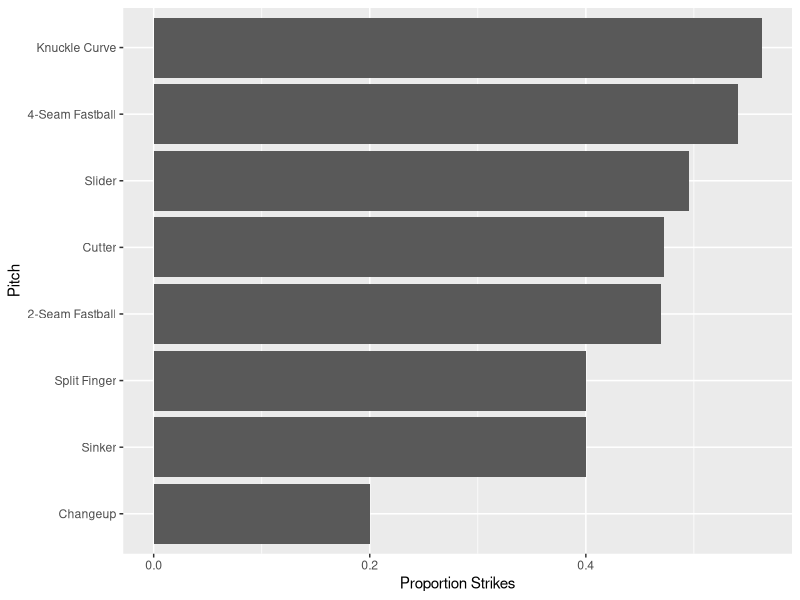
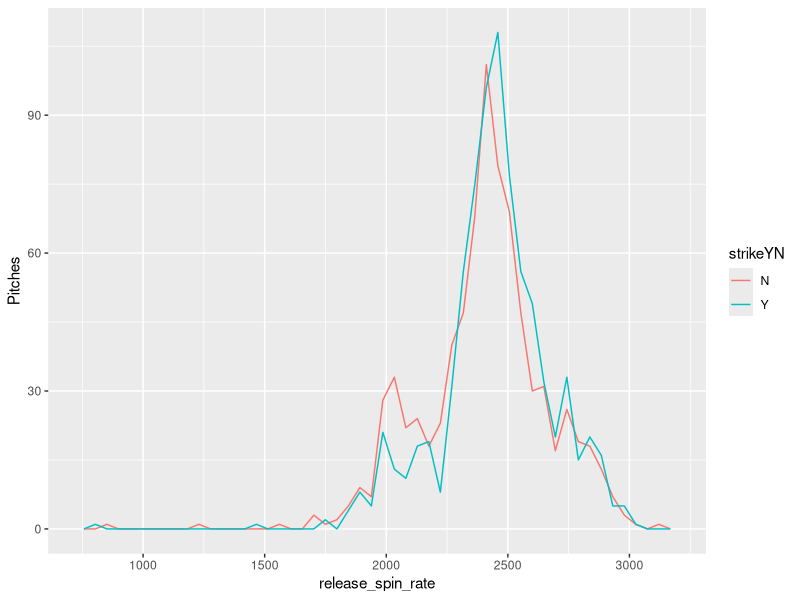
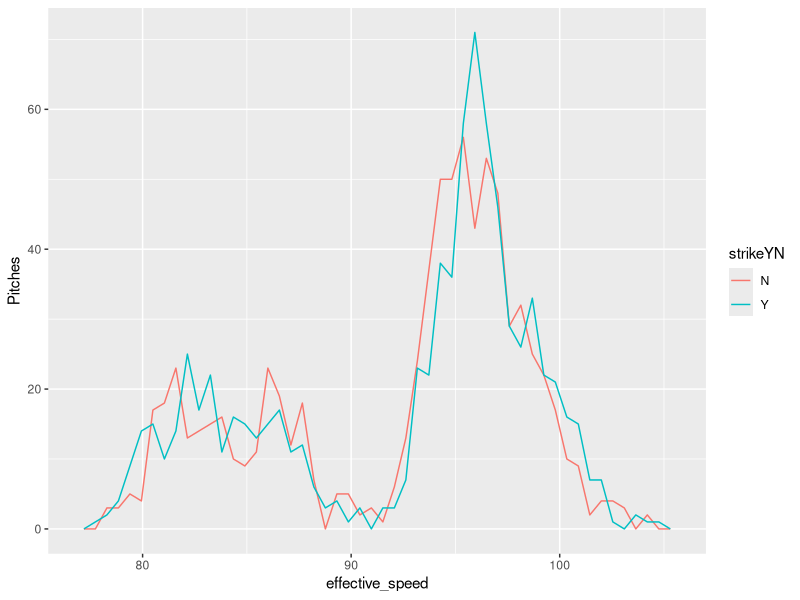
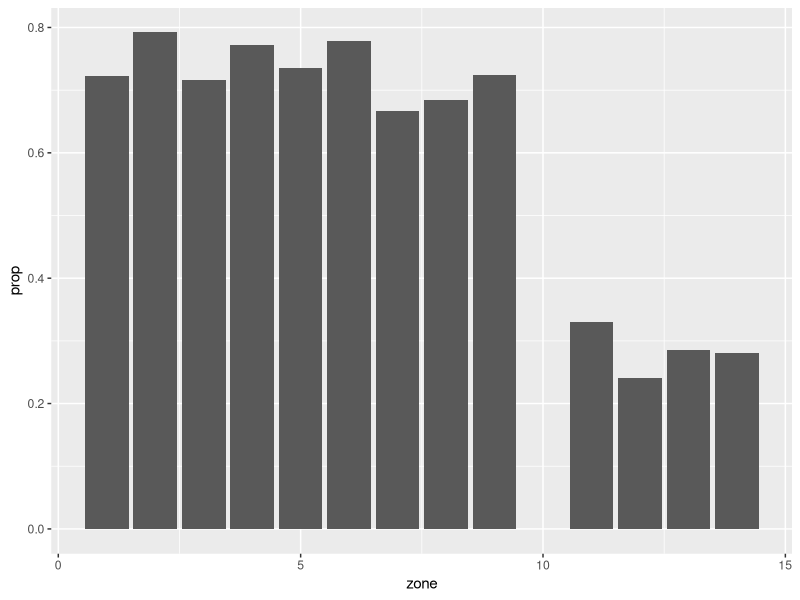
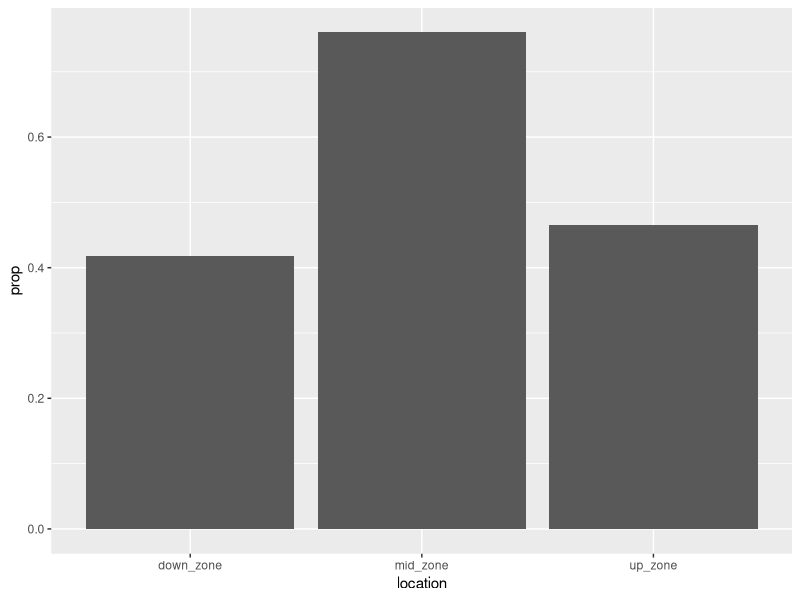
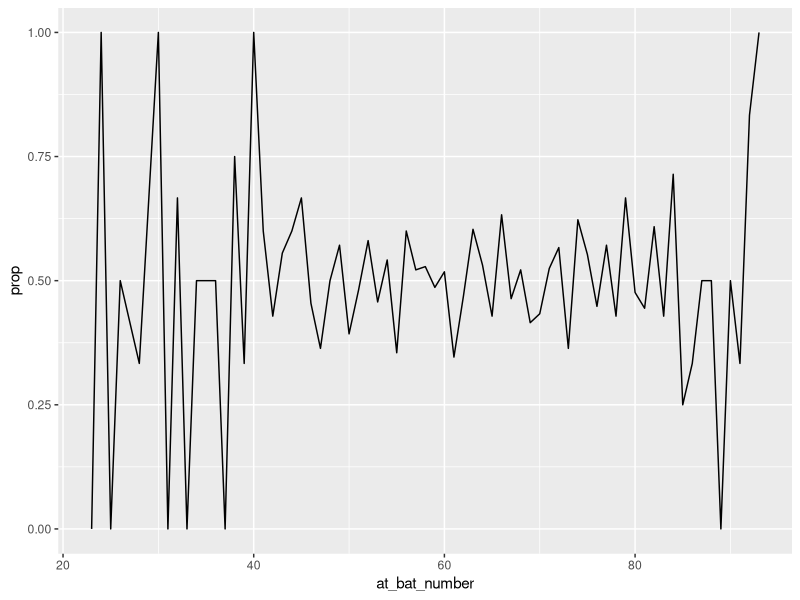
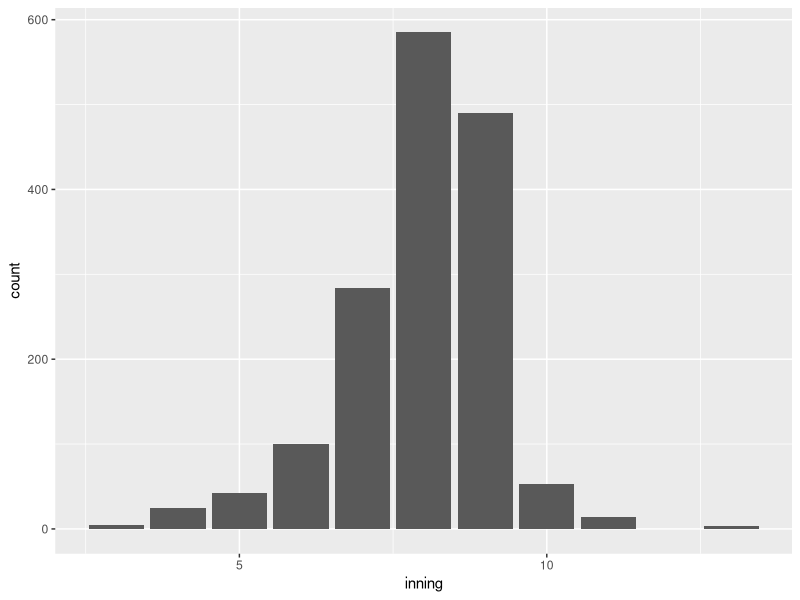
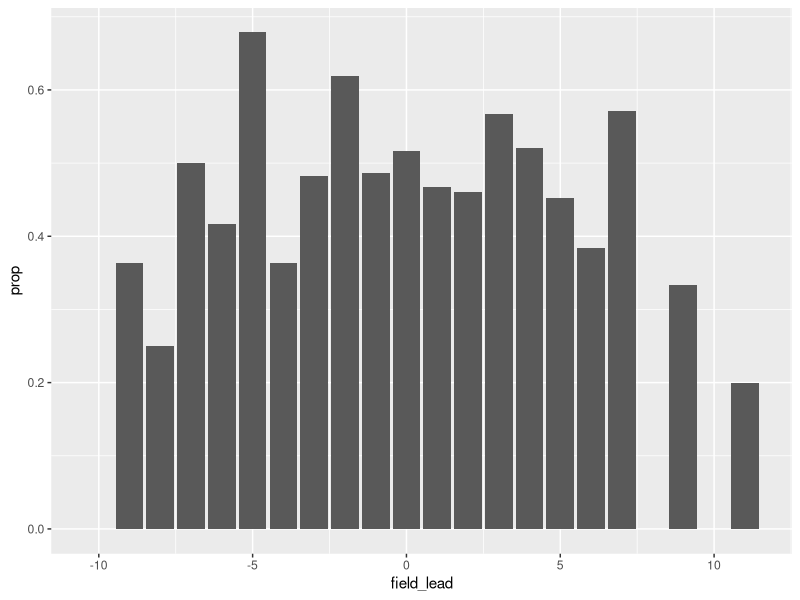

R code for these plots, in order:
## Exploratory Data Analysis for Strikes


# Loading Packages --------------------------------------------------------

library(tidyverse)
library(skimr)
library(broom)
library(GGally)

## Importing EDA Data
eda_dat <- read_csv(file = "Data/Processed/EDA Data.csv") %>% 
  mutate(release_spin_rate = as.numeric(release_spin_rate)) %>% 
  na.omit()
eda_dat %>%
  skim()


# Overall Strike Data -----------------------------------------------------

eda_dat %>%
  select(strike) %>% 
  summarize(prop = mean(strike))


# By Pitcher --------------------------------------------------------------

eda_dat %>%
  select(strike, player_name) %>% 
  group_by(player_name) %>% 
  summarize(prop = mean(strike))

# Finding out what proportion of the time certain pitches are strikes -----

##Table
eda_dat %>% 
  select(pitch_name, strike) %>% 
  group_by(pitch_name) %>% 
  summarize(prop = mean(strike)) %>% 
  arrange(-prop)

## Plotting Data
eda_dat %>% 
  select(strike, pitch_name) %>% 
  group_by(pitch_name) %>% 
  summarize(prop = mean(strike)) %>% 
  arrange(prop) %>% 
  ggplot(aes(x = reorder(pitch_name, prop), y = prop)) +
  geom_bar(stat = "identity") + 
  coord_flip() +
  xlab("Pitch") +
  ylab("Proportion Strikes")

#Clearly chances of a hit are different depending on what pitch is thrown, pitch type worth looking into

# Spin Rate ---------------------------------------------------------------

## Spin Rate by pitch - breaking balls spin more
eda_dat %>% 
  select(release_spin_rate, pitch_name) %>% 
  mutate(release_spin_rate = as.numeric(release_spin_rate, na.rm = TRUE)) %>% 
  group_by(pitch_name) %>% 
  summarize(prop = mean(release_spin_rate)) %>% 
  arrange(-prop)

## How it affects strikes

eda_dat %>% 
  select(release_spin_rate, strike) %>%
  mutate(strikeYN = ifelse(strike == 1, "Y", "N")) %>% 
  ggplot(aes(x = release_spin_rate)) +
  geom_freqpoly(mapping = aes(color = strikeYN), bins = 50) +
  ylab("Pitches")

## Higher spin rates are more likely to be strikes

# Speed -------------------------------------------------------------------

## Speed by pitch
eda_dat %>% 
  select(effective_speed, release_speed, pitch_name) %>% 
  group_by(pitch_name) %>% 
  summarize(prop_eff = mean(effective_speed, na.rm = TRUE),
            prop_rel = mean(release_speed, na.rm = TRUE)) %>% 
  arrange()

### Effective and release pretty similar, gonna use effective b/c from batters perspective

eda_dat %>% 
  select(effective_speed, strike) %>%
  mutate(strikeYN = ifelse(strike == 1, "Y", "N")) %>% 
  ggplot(aes(x = effective_speed)) +
  geom_freqpoly(mapping = aes(color = strikeYN), bins = 50) +
  ylab("Pitches")


## Higher speeds are more likely to be strikes


# Location ----------------------------------------------------------------

eda_dat %>% 
  select(zone, strike) %>% 
  group_by(zone) %>% 
  summarize(prop = mean(strike)) %>%
  arrange(-prop)

eda_dat %>% 
  select(zone, strike) %>% 
  group_by(zone) %>% 
  summarize(prop = mean(strike)) %>%
  ggplot(aes(x = zone, y = prop)) +
  geom_bar(stat = "identity")

eda_dat %>%
  select(up_zone, mid_zone, down_zone, strike) %>% 
  gather(key = location, value = pitches, -strike) %>% 
  filter(pitches == 1) %>% 
  group_by(location) %>% 
  summarize(prop = mean(strike)) %>% 
  arrange(-prop)

eda_dat %>%
  select(up_zone, mid_zone, down_zone, strike) %>% 
  gather(key = location, value = pitches, -strike) %>% 
  filter(pitches == 1) %>% 
  group_by(location) %>% 
  summarize(prop = mean(strike)) %>% 
  ggplot(aes(x = location, y = prop)) +
  geom_bar(stat = "identity")

## Pitches down the middle are much more likely to be strikes than any other zone


# Game Conditions ---------------------------------------------------------

## Home vs. Away
eda_dat %>% 
  select(inning_topbot, strike) %>% 
  group_by(inning_topbot) %>% 
  summarize(prop = mean(strike)) %>%
  arrange(-prop)

### More strikes by home team, does not seem super significant though

## Count
eda_dat %>% 
  select(balls, strikes, strike) %>% 
  group_by(balls, strikes) %>% 
  summarize(prop = mean(strike)) %>% 
  filter(balls < 4) %>% 
  arrange(-prop)

### Pitchers are most likely to throw a strike if the count is full

## Count with outs
eda_dat %>% 
  select(balls, strikes, outs_when_up, strike) %>% 
  group_by(balls, strikes, outs_when_up) %>% 
  summarize(prop = mean(strike)) %>% 
  filter(balls < 4) %>% 
  arrange(-prop)

## Outs
eda_dat %>% 
  select(outs_when_up, strike) %>% 
  group_by(outs_when_up) %>% 
  summarize(prop = mean(strike)) %>% 
  arrange(-prop)

### Pitchers throw best with one out recorded, perhaps because they are warmed up, but not pressured to end the inning

## Inning
eda_dat %>% 
  select(inning, strike) %>% 
  group_by(inning) %>% 
  summarize(prop = mean(strike)) %>% 
  arrange(-prop)

eda_dat %>% 
  mutate(extras = ifelse(inning > 9, 1, 0)) %>% 
  select(inning, strike, extras) %>% 
  group_by(extras) %>% 
  summarize(prop = mean(strike)) %>% 
  arrange(-prop)

### There seem to be way more strikes in extras than in regulation, inning wise there is no clear trend

## At bat number
eda_dat %>% 
  select(at_bat_number, strike) %>%
  filter(at_bat_number < 100) %>% 
  group_by(at_bat_number) %>% 
  summarize(prop = mean(strike)) %>% 
  ggplot(aes(x = at_bat_number, y = prop)) +
  geom_line(stat = "identity")

## When do they pitch?
eda_dat %>%
  group_by(inning) %>% 
  ggplot(aes(x = inning)) +
  geom_bar()
  

## Most variance earlier and later in the game, but they also dont pitch as much then

## Score
eda_dat %>% 
  mutate(field_lead = fld_score - bat_score) %>% 
  select(field_lead, strike) %>%
  group_by(field_lead) %>% 
  summarize(prop = mean(strike)) %>%  
  ggplot(aes(x = field_lead, y = prop)) +
  geom_bar(stat = "identity")

eda_dat %>% 
  mutate(field_lead = fld_score - bat_score) %>% 
  select(field_lead, strike) %>%
  filter(strike == 1) %>% 
  ggplot(aes(x = field_lead)) +
  geom_histogram()


### These guys pitch best when the score is close, and they also pitch the most then

### Pitcher throw vs. hitter stance
eda_dat %>% 
  select(p_throws, stand, strike) %>% 
  group_by(p_throws, stand) %>% 
  summarize(prop = mean(strike)) %>% 
  arrange(-prop)

##Pitching against a batter with a dominant stace opposite of the pitchers throwing arm are better combos

# Pitch Count/Fatigue -----------------------------------------------------

eda_dat %>% 
  select(strike, pitch_count) %>% 
  group_by(pitch_count) %>% 
  summarize(prop = mean(strike)) %>% 
  arrange(-prop) %>% 
  ggplot(aes(x = pitch_count, y = prop)) +
  geom_line(stat = "identity")

eda_dat %>% 
  ggplot(aes(x = pitch_count)) +
  geom_bar(bins = 30)
## Pretty consistent till about 20ish pitches, but also dont usually pitch more than about 15 

## Important factors seem to be pitch type, spin rate, speed, zone, count, pitcher throws vs. hitter stance

